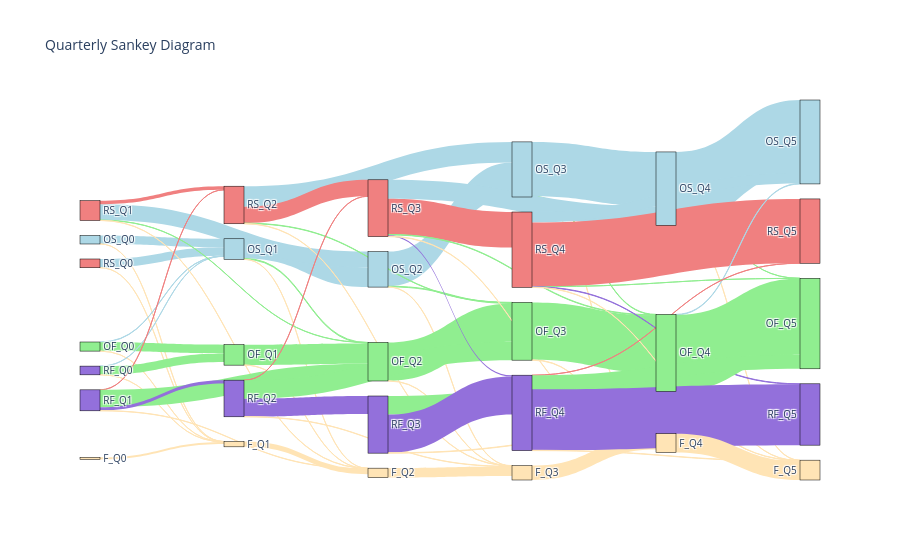

Notebook code cell kept with this figure:
### Code cell
fig = go.Figure(data=[go.Sankey(
    node=dict(
        pad=15,
        thickness=20,
        line=dict(color="black", width=0.5),
        label=labels,
        color=source_colors
    ),
    link=dict(
        source=source,  # indices correspond to labels, eg A1, A2, A1, B1, ...

        target=target,

        value=value,

        color=source_colors
    ))])

fig.update_layout(title_text="Quarterly Sankey Diagram", font_size=10)
fig.show()

### Figure 1 — Plotly figure (JSON) as saved in the notebook; plotly's stock layout.template omitted (floating-point values rounded to 4 significant figures)
{"data": [{"link": {"color": ["lightblue", "lightcoral", "lightgreen", "mediumpurple", "moccasin", "lightblue", "lightcoral", "lightgreen", "mediumpurple", "moccasin", "lightblue", "lightcoral", "lightgreen", "mediumpurple", "moccasin", "lightblue", "lightcoral", "lightgreen", "mediumpurple", "moccasin", "lightblue", "lightcoral", "lightgreen", "mediumpurple", "moccasin", "lightblue", "lightcoral", "lightgreen", "mediumpurple", "moccasin", "lightblue", "lightcoral", "lightgreen", "mediumpurple", "moccasin", "lightblue", "lightcoral", "lightgreen", "mediumpurple", "moccasin", "lightblue", "lightcoral", "lightgreen", "mediumpurple", "moccasin", "lightblue", "lightcoral", "lightgreen", "mediumpurple", "moccasin", "lightblue", "lightcoral", "lightgreen", "mediumpurple", "moccasin", "lightblue", "lightcoral", "lightgreen", "mediumpurple", "moccasin", "lightblue", "lightcoral", "lightgreen", "mediumpurple", "moccasin", "lightblue", "lightcoral", "lightgreen", "mediumpurple", "moccasin", "lightblue", "lightcoral", "lightgreen", "mediumpurple", "moccasin", "lightblue", "lightcoral", "lightgreen", "mediumpurple", "moccasin", "lightblue", "lightcoral", "lightgreen", "mediumpurple", "moccasin", "lightblue", "lightcoral", "lightgreen", "mediumpurple", "moccasin", "lightblue", "lightcoral", "lightgreen", "mediumpurple", "moccasin", "lightblue", "lightcoral", "lightgreen", "mediumpurple", "moccasin", "lightblue", "lightcoral", "lightgreen", "mediumpurple", "moccasin", "lightblue", "lightcoral", "lightgreen", "mediumpurple", "moccasin", "lightblue", "lightcoral", "lightgreen", "mediumpurple", "moccasin", "lightblue", "lightcoral", "lightgreen", "mediumpurple", "moccasin", "lightblue", "lightcoral", "lightgreen", "mediumpurple", "moccasin"], "source": [0, 0, 0, 0, 0, 1, 1, 1, 1, 1, 2, 2, 2, 2, 2, 3, 3, 3, 3, 3, 4, 4, 4, 4, 4, 5, 5, 5, 5, 5, 6, 6, 6, 6, 6, 7, 7, 7, 7, 7, 8, 8, 8, 8, 8, 9, 9, 9, 9, 9, 10, 10, 10, 10, 10, 11, 11, 11, 11, 11, 12, 12, 12, 12, 12, 13, 13, 13, 13, 13, 14, 14, 14, 14, 14, 15, 15, 15, 15, 15, 16, 16, 16, 16, 16, 17, 17, 17, 17, 17, 18, 18, 18, 18, 18, 19, 19, 19, 19, 19, 20, 20, 20, 20, 20, 21, 21, 21, 21, 21, 22, 22, 22, 22, 22, 23, 23, 23, 23, 23, 24, 24, 24, 24, 24], "target": [5, 6, 7, 8, 9, 5, 6, 7, 8, 9, 5, 6, 7, 8, 9, 5, 6, 7, 8, 9, 5, 6, 7, 8, 9, 10, 11, 12, 13, 14, 10, 11, 12, 13, 14, 10, 11, 12, 13, 14, 10, 11, 12, 13, 14, 10, 11, 12, 13, 14, 15, 16, 17, 18, 19, 15, 16, 17, 18, 19, 15, 16, 17, 18, 19, 15, 16, 17, 18, 19, 15, 16, 17, 18, 19, 20, 21, 22, 23, 24, 20, 21, 22, 23, 24, 20, 21, 22, 23, 24, 20, 21, 22, 23, 24, 20, 21, 22, 23, 24, 25, 26, 27, 28, 29, 25, 26, 27, 28, 29, 25, 26, 27, 28, 29, 25, 26, 27, 28, 29, 25, 26, 27, 28, 29], "value": [2069, 0, 0, 0, 21, 2117, 0, 0, 0, 32, 69, 0, 2147, 0, 17, 38, 0, 2082, 0, 20, 0, 0, 0, 0, 527, 4813, 0, 191, 0, 41, 3884, 884, 46, 0, 48, 0, 0, 4984, 0, 43, 0, 2, 4237, 846, 57, 0, 0, 0, 0, 1300, 8485, 0, 156, 0, 56, 5023, 4026, 91, 0, 70, 0, 0, 9395, 0, 63, 0, 15, 4525, 4387, 57, 0, 0, 0, 0, 2318, 13319, 0, 111, 0, 78, 4661, 8725, 115, 327, 98, 0, 0, 14085, 0, 82, 0, 0, 4565, 9341, 105, 0, 0, 0, 0, 3530, 17912, 0, 24, 0, 44, 2549, 15747, 3, 103, 74, 112, 0, 18717, 0, 47, 0, 28, 3443, 14939, 78, 0, 0, 0, 0, 4618]}, "node": {"color": ["lightblue", "lightcoral", "lightgreen", "mediumpurple", "moccasin", "lightblue", "lightcoral", "lightgreen", "mediumpurple", "moccasin", "lightblue", "lightcoral", "lightgreen", "mediumpurple", "moccasin", "lightblue", "lightcoral", "lightgreen", "mediumpurple", "moccasin", "lightblue", "lightcoral", "lightgreen", "mediumpurple", "moccasin", "lightblue", "lightcoral", "lightgreen", "mediumpurple", "moccasin", "lightblue", "lightcoral", "lightgreen", "mediumpurple", "moccasin", "lightblue", "lightcoral", "lightgreen", "mediumpurple", "moccasin", "lightblue", "lightcoral", "lightgreen", "mediumpurple", "moccasin", "lightblue", "lightcoral", "lightgreen", "mediumpurple", "moccasin", "lightblue", "lightcoral", "lightgreen", "mediumpurple", "moccasin", "lightblue", "lightcoral", "lightgreen", "mediumpurple", "moccasin", "lightblue", "lightcoral", "lightgreen", "mediumpurple", "moccasin", "lightblue", "lightcoral", "lightgreen", "mediumpurple", "moccasin", "lightblue", "lightcoral", "lightgreen", "mediumpurple", "moccasin", "lightblue", "lightcoral", "lightgreen", "mediumpurple", "moccasin", "lightblue", "lightcoral", "lightgreen", "mediumpurple", "moccasin", "lightblue", "lightcoral", "lightgreen", "mediumpurple", "moccasin", "lightblue", "lightcoral", "lightgreen", "mediumpurple", "moccasin", "lightblue", "lightcoral", "lightgreen", "mediumpurple", "moccasin", "lightblue", "lightcoral", "lightgreen", "mediumpurple", "moccasin", "lightblue", "lightcoral", "lightgreen", "mediumpurple", "moccasin", "lightblue", "lightcoral", "lightgreen", "mediumpurple", "moccasin", "lightblue", "lightcoral", "lightgreen", "mediumpurple", "moccasin", "lightblue", "lightcoral", "lightgreen", "mediumpurple", "moccasin"], "label": ["OS_Q0", "RS_Q0", "OF_Q0", "RF_Q0", "F_Q0", "OS_Q1", "RS_Q1", "OF_Q1", "RF_Q1", "F_Q1", "OS_Q2", "RS_Q2", "OF_Q2", "RF_Q2", "F_Q2", "OS_Q3", "RS_Q3", "OF_Q3", "RF_Q3", "F_Q3", "OS_Q4", "RS_Q4", "OF_Q4", "RF_Q4", "F_Q4", "OS_Q5", "RS_Q5", "OF_Q5", "RF_Q5", "F_Q5"], "line": {"color": "black", "width": 0.5}, "pad": 15, "thickness": 20}, "type": "sankey"}], "layout": {"font": {"size": 10}, "title": {"text": "Quarterly Sankey Diagram"}}}
